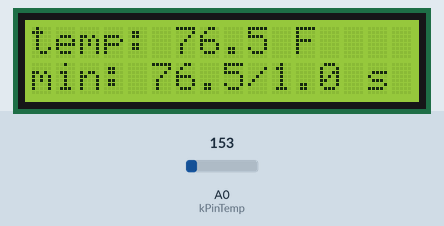
Recording of a sketch running on a simulated Arduino Uno, built with avr-gcc and run on an emulated ATmega328P. Shown: 16×2 character LCD. The inputs (shaded band) are chosen by the test bench; at power-on: A0 (kPinTemp) = 153.

Above: at 1.2 s.
1.3 s: A0 (kPinTemp) set to 165
At 2.8 s:
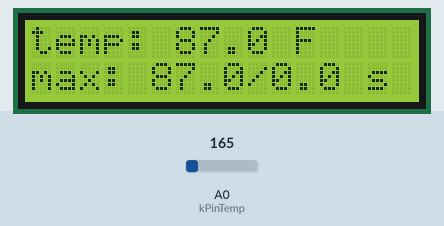
4.5 s: A0 (kPinTemp) set to 175
At 6.9 s:
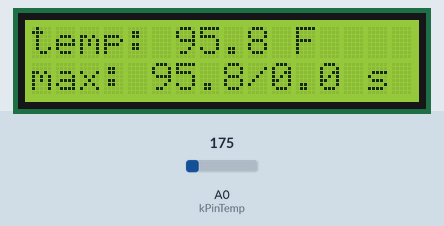
8.6 s: A0 (kPinTemp) set to 191
At 22.0 s:
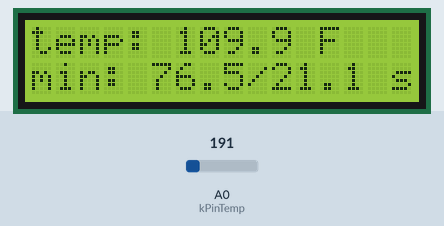
Timing chart, 0 to 23.5 s (numbered marks = the images above; inputs shaded):
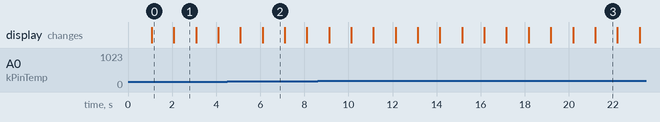

Measured:
- what the display in image 1 shows lasts 1.0 s, from 2.1 s to 3.1 s

The sketch:

5_3_sketch.ino
```cpp
#include <LiquidCrystal.h>

const int kPinTemp = A0;

const int kRSPin = 12;
const int kRWPin = 11;
const int kEPin = 10;

const int kD4 = 5;
const int kD5 = 4;
const int kD6 = 3;
const int kD7 = 2;

LiquidCrystal lcd(kRSPin, kEPin, kD4, kD5, kD6, kD7);

void setup()
{
  lcd.begin(16, 2);
}

float maxTemp = -58.0;
long lastMax = millis();
float minTemp = 842.0;
long lastMin = millis();

void loop()
{
  // Temperature reading
  float voltage = getVoltage(analogRead(kPinTemp));
  float tempC = getTemperature(voltage);
  float tempF = celciusToFahrenheit(tempC);

  if (tempF < minTemp) {
    minTemp = tempF;
    lastMin = millis();
  }
  if (tempF > maxTemp) {
    maxTemp = tempF;
    lastMax = millis();
  }

  // Display
  lcd.clear();
  lcd.setCursor(0,0);
  lcd.print("temp: ");
  lcd.print(tempF, 1);
  lcd.print(" F");
  lcd.setCursor(0,1);
  lcd.print("max: ");
  lcd.print(maxTemp, 1);
  lcd.print("/");
  lcd.print((millis() - lastMax)/1000.0, 1);
  lcd.print(" s");
  delay(1000);
  lcd.setCursor(0,1);
  lcd.print("                ");
  lcd.setCursor(0,1);
  lcd.print("min: ");
  lcd.print(minTemp, 1);
  lcd.print("/");
  lcd.print((millis() - lastMin)/1000.0, 1);
  lcd.print(" s");
  delay(1000);
}

float getVoltage(int reading)
{
  return (5.0 * reading) / 1024;
}

float getTemperature(float voltage)
{
  return (voltage - 0.5) * 100;
}

float celciusToFahrenheit(float celcius)
{
  return (celcius * 9.0 / 5.0) + 32.0;
}
```
